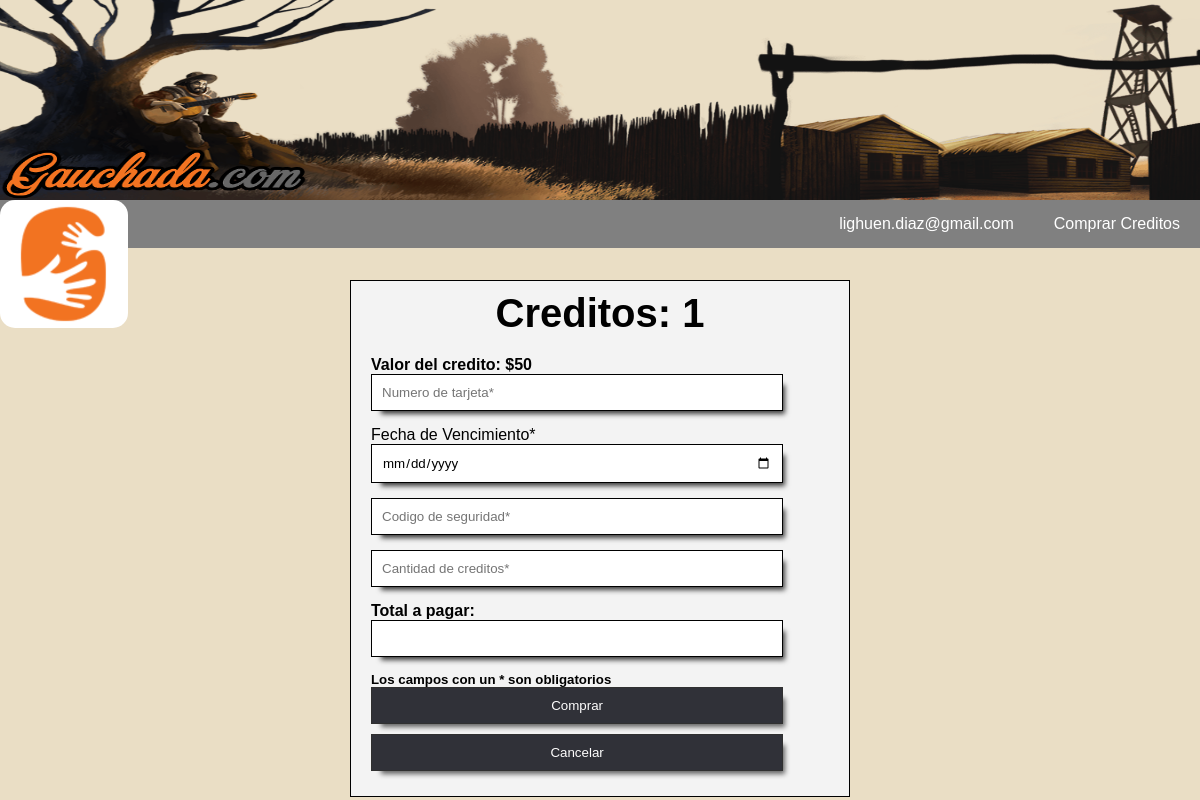
The app's page /php/comprar.php?usid=1 (signed in), older data.
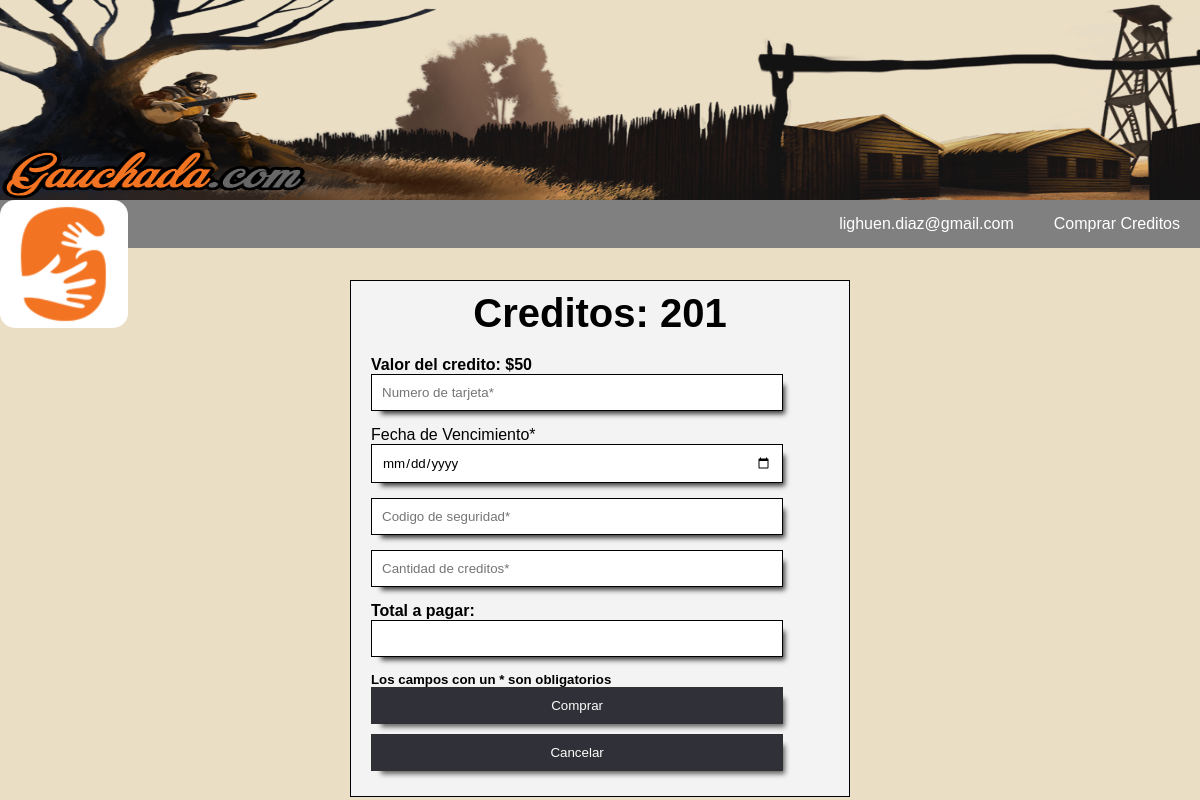
The same page, newer data.
### tables this page shows
CREATE TABLE `usuarios` (
  `id_usuario` int(10) NOT NULL,
  `email` varchar(40) NOT NULL,
  `clave` varchar(20) NOT NULL,
  `nombre` varchar(20) NOT NULL,
  `apellido` varchar(20) NOT NULL,
  `nacimiento` varchar(10) NOT NULL,
  `telefono` int(15) NOT NULL,
  `creditos` int(10) NOT NULL DEFAULT '1',
  `baneado` tinyint(1) NOT NULL DEFAULT '0',
  `adeuda` tinyint(1) NOT NULL DEFAULT '0'
);

### php/comprar.php (the view, shortened to what this page needs)
<head>
</head>
<body>
<?php
	include("conexion.php");
	include("menu.php");
	$usrid = $_GET['usid'];
?>
<?php
	$consulcredi = "SELECT * FROM usuarios WHERE id_usuario=$usrid";
	$resulcredi = mysqli_query($conexion, $consulcredi);
	$totcredi = mysqli_fetch_assoc($resulcredi);
?>
	<form action='/php/enviarcompra.php' method='POST' class="creditos" oninput="return validarnumero();">
		<h2>Creditos: <?php echo $totcredi['creditos']; ?> </h2>
		<h4>Valor del credito: $50</h4>
		<input type='text' id="numtarjeta" name='numtarjeta' minlength="16" maxlength="16" placeholder='Numero de tarjeta*' required>
		<label>Fecha de Vencimiento*</label>
		<input type='date' min="2017-06-01" max="2200-06-01" name='vencimiento' required> <!–Hay que acomodar para que muestre solo mes y año–>
		<input type='text' id="codigo" name='codigo' minlength="3" maxlength="4" placeholder='Codigo de seguridad*' required>
	    <input type='number' min="1" oninput="return calcularcreditos();" id="cantcredi" name='cantcredi' placeholder='Cantidad de creditos*' required>
	    <h4>Total a pagar: </h4><input type='text' id="total" readonly="readonly" name='total'>
        <h5>Los campos con un * son obligatorios</h5>
	    <input type='submit' value='Comprar'>
	    <input type='reset' value='Cancelar'>
	</form>
</body>
</html>

### php/menu.php (shortened to what this page needs)
<head>
    <link rel="stylesheet" href="/css/menu.css">
</head>
<header>
    <IMG class="banner" SRC="/img/ban1(new).jpg">
    <a href="/index.php"><IMG class="logo" SRC="/img/logo.png"></a>
    <nav class="menu">
        <ul class= "accesos">
            <?php
                include('conexion.php');
                if(isset($_SESSION['estado']) && $_SESSION['estado']=='logeado'){
                    $userid = $_SESSION['usuario'];
                    $conuser = "SELECT * FROM usuarios WHERE id_usuario='$userid'";
                    $resuser = mysqli_query($conexion, $conuser);
                    $varuser= mysqli_fetch_assoc($resuser);
            ?>
                <li class='submenu'><a href="#"><?php echo $varuser['email']; ?></a>
                </li>
                <li><a href="/php/comprar.php?usid=<?php echo $userid; ?>">Comprar Creditos</a></li>
            <?php   }
                else { ?>
                    <li><a href="/php/usuarios/iniciar.php">Ingresar</a></li>
                    <li><a href="/php/usuarios/registro.php">Registrarse</a></li>
            <?php  }
            ?>
        </ul>
    </nav>
</header>

### css/menu.css (style rules this page uses)
body { background: #EADEC5; }
* { margin:0; padding:0; box-sizing: border-box; font-family: sans-serif; }
.banner { position: absolute; top: 0px; width: 100%; height: 200px; }
.menu { position: absolute; background: grey; top: 200px; width: 100%; }
.logo { position: absolute; top:200px; background: white; border-radius: 15px; left: 0px; z-index: 10; }
.menu ul { float: right; background: grey; display: flex; list-style: none; }
.menu a { display: block; padding: 15px 20px; color: #fff; text-decoration: none; }
.creditos { margin: auto; margin-top: 280px; width: 500px; max-width: 500px; background: #F3F3F3; padding: 10px 20px; box-sizing:border-box; border: 1px solid rgba(0,0,0,2); color:black; }
.creditos h2 { text-align: center; margin: 0; font-size:40px; margin-bottom: 20px; }
.creditos input { display: block; width: 90%; padding: 10px; margin-bottom: 15px; box-shadow: 6px 7px 5px -4px rgba(0,0,0,0.75); border: 1px solid #000000; }
.creditos input[type="submit"] { background: rgba(0,1,10,2); color: white; opacity: 0.8; cursor: pointer; margin-bottom: 0; }
.creditos input[type="reset"] { background: rgba(0,1,10,2); margin-top: 10px; color: white; opacity: 0.8; cursor: pointer; }

Row changes from the older to the newer data that the page shows:
changed usuarios "lighuen.diaz@gmail.com": creditos "1" → "201"
